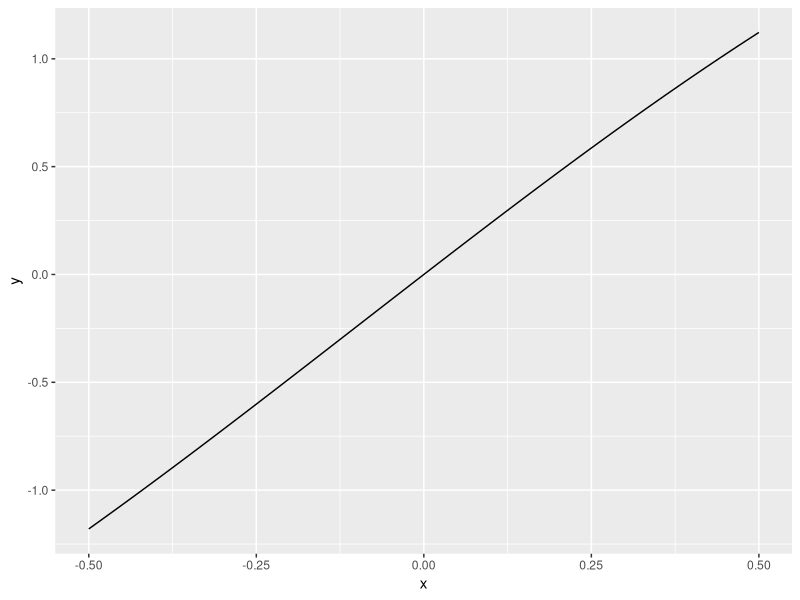
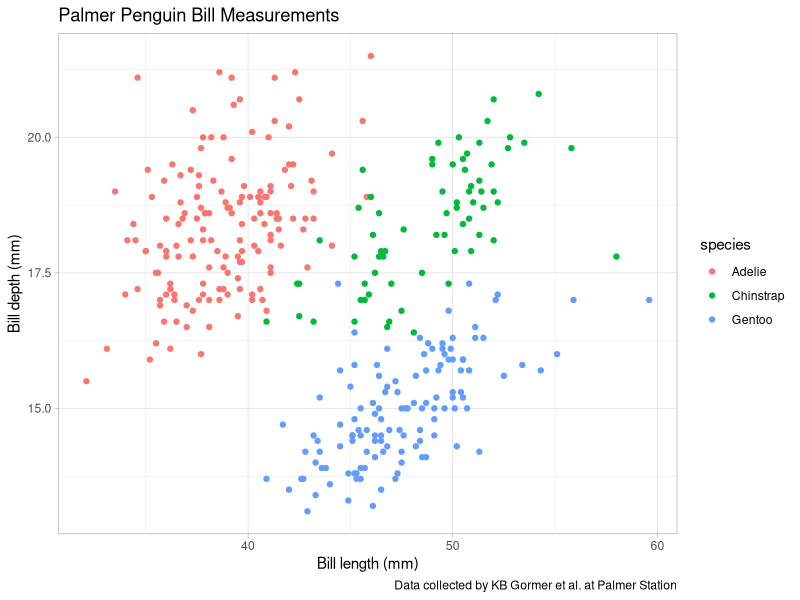
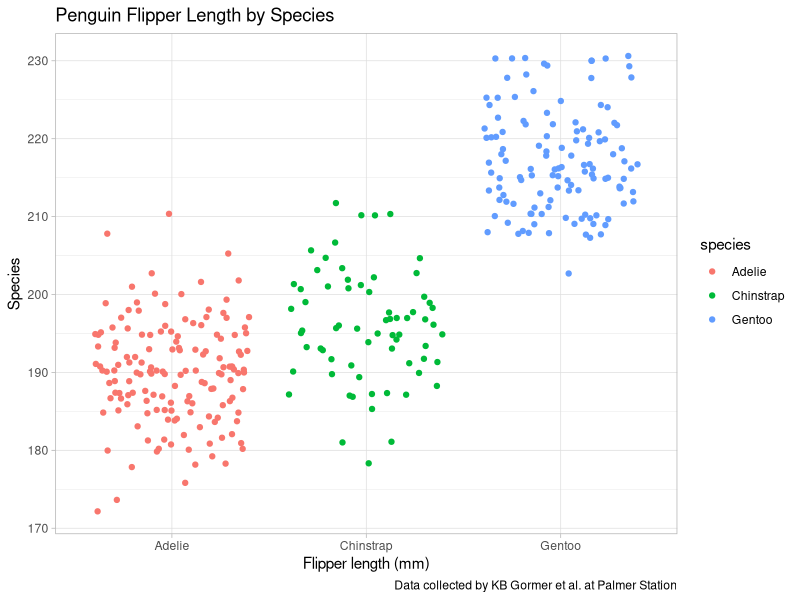

Recreate these plots in R, in order.
## ---- chunk 1
knitr::opts_chunk$set(echo = TRUE)
library(tidyverse)
library(palmerpenguins)
## ---- chunk 2
eq_1 <- expression(x ^ 2)

df_dx <- D(expr = eq_1, name = 'x')

x <- 3

eval(expr = df_dx)
## ---- chunk 3
eq_2 <- expression(2 * ((3 * a + 2) ^ 4) - 5)

dP_da <- D(expr = eq_2, name = 'a')

a <- 1.2

eval(expr = dP_da)
## ---- chunk 4
eq_3 <- expression(-4 * t / ((t ^ 2 + 1) ^ 3))

dg_dt <- D(expr = eq_3, name = 't')

t <- 0

eval(expr = dg_dt)
## ---- chunk 5
eq_4 <- expression(4.6 - 1.9 * (z ^ 3))

dG_dz <- D(expr = eq_4, name = 'z')

dG_dz

d2G_d2z <- D(expr = dG_dz, name = 'z')

d2G_d2z

## ---- chunk 6
eq_5 <- expression((2 * (x ^ 2) * y) - (3 * x) + 1 + (4 * (z ^ 4) * x))

df_dx <- D(expr = eq_5, name = 'x')

df_dx

df_dy <- D(expr = eq_5, name = 'y')

df_dy

df_dz <- D(expr = eq_5, name = 'z')

df_dz

## ---- chunk 7
eq <- function(x) {
  
  2.4 * exp(-0.05 * x) * sin(x)
  
}

ggplot(data.frame(x = c(-0.5, 0.5)), aes(x = x)) +
  stat_function(fun = eq)

## ---- chunk 8
ggplot(data = penguins, aes(x = bill_length_mm, y = bill_depth_mm)) +
  geom_point(aes(color = species)) +
  labs(x = "Bill length (mm)",
       y = "Bill depth (mm)",
       title = "Palmer Penguin Bill Measurements",
       caption = "Data collected by KB Gormer et al. at Palmer Station") +
  theme_light()
## ---- chunk 9
ggplot(data = penguins, aes(x = species, y = flipper_length_mm)) +
  geom_jitter(aes(color = species)) +
  labs(x = "Flipper length (mm)",
       y = "Species",
       title = "Penguin Flipper Length by Species",
       caption = "Data collected by KB Gormer et al. at Palmer Station") +
  theme_light()
